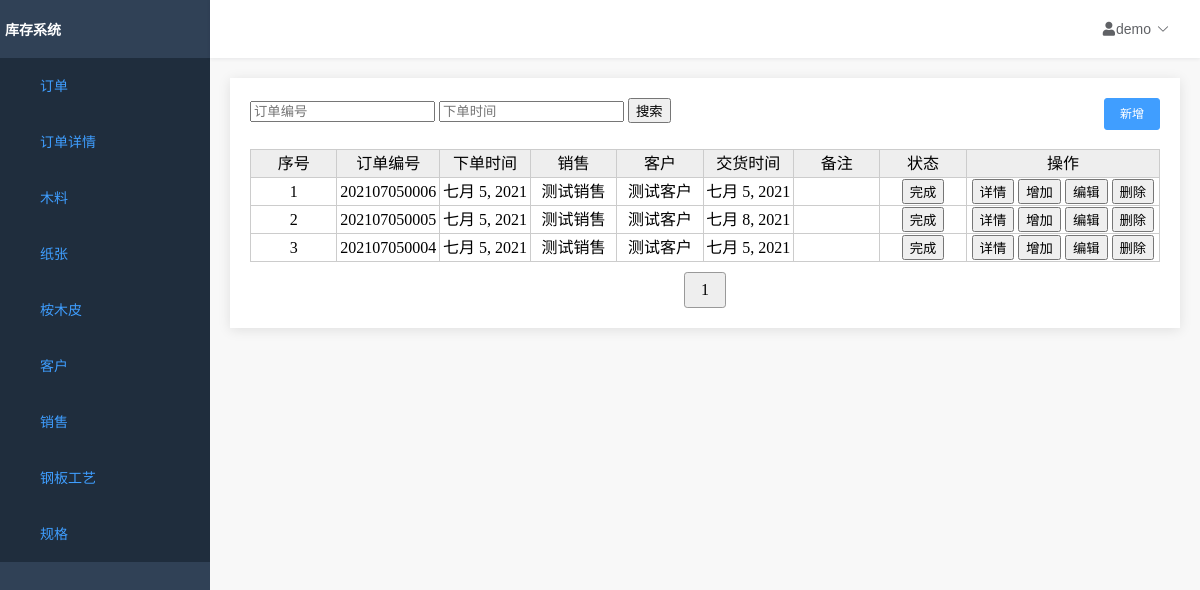
Screenshot of /home/order/head/list/ with the database file from the repository.
### order/models.py (models this page shows, shortened)
class OrderHeadModel(models.Model):
    id = models.AutoField(primary_key=True)
    order_number = models.IntegerField('订单编号', default=0)
    order_date = models.DateField('下单时间', default=now)
    delivery_date = models.DateField('交货时间', default=now)
    salesman = models.ForeignKey(
        SalesmanModel,
        verbose_name='销售员',
        on_delete=models.PROTECT, null=True)
    customer = models.ForeignKey(
        CustomerModel,
        verbose_name='厂家',
        on_delete=models.PROTECT, null=True)
    sure = models.BooleanField(
        '是否确认', default=False, blank=False, null=False)
    complete = models.BooleanField(
        '是否完成', default=False, blank=False, null=False)
    note = models.TextField('备注', max_length=256, default='')
    user = models.ForeignKey(
        User,
        verbose_name='作者',
        on_delete=models.PROTECT, null=True)
    created_time = models.DateTimeField('创建时间', default=now)
    last_mod_time = models.DateTimeField('修改时间', auto_now=True)
    objects = models.manager

### salesman/models.py (models this page shows, shortened)
class SalesmanModel(models.Model):
    id = models.AutoField(primary_key=True)
    name = models.TextField('名称', max_length=64, unique=True, null=False)
    phone = models.TextField('电话', max_length=64)
    note = models.TextField('备注', max_length=256, default='')
    enable = models.BooleanField(
        '是否使用', default=True, blank=False, null=False)
    created_time = models.DateTimeField('创建时间', default=now)
    last_mod_time = models.DateTimeField('修改时间', auto_now=True)
    objects = models.manager

### customer/models.py (models this page shows, shortened)
class CustomerModel(models.Model):
    id = models.AutoField(primary_key=True)
    name = models.TextField('名称', max_length=64, unique=True, null=False)
    address = models.TextField('地址', max_length=64)
    phone = models.TextField('电话', max_length=64)
    enable = models.BooleanField(
        '是否使用', default=True, blank=False, null=False)
    note = models.TextField('备注', max_length=256, default='')
    created_time = models.DateTimeField('创建时间', default=now)
    last_mod_time = models.DateTimeField('修改时间', auto_now=True)
    objects = models.manager

### order/views.py (the view)
# urls.py: path('head/list/', views.OrderHeadListView.as_view(), name='order_list'),
class OrderHeadListView(ListView):
    paginate_by = 10
    model = OrderModel
    template_name = 'orderheadlist.html'
    context_object_name = 'object_list'
    def get_queryset(self):
        return OrderHeadModel.objects.all().order_by('-id')
    def get_context_data(self, **kwargs):
        context = super(OrderHeadListView, self).get_context_data(**kwargs)
        return context

### InventorySystem/context_processor.py (called while the page is built)
def nav_list(request):
    func_list = []
    func_list.append(('订单', '/home/order/head/list'))
    func_list.append(('订单详情', '/home/order/list'))
    func_list.append(('木料', '/home/wood/list'))
    func_list.append(('纸张', '/home/paper/list'))
    func_list.append(('桉木皮', '/home/skin/list'))
    func_list.append(('客户', '/home/customer/list'))
    func_list.append(['销售', '/home/salesman/list'])
    func_list.append(('钢板工艺', '/home/process/technology/list'))
    func_list.append(('规格', '/home/process/specification/list'))
    return locals()

### templates/orderheadlist.html (shortened to what this page needs)
{% extends 'table.html' %}
{% block table %}
<div>
    <div class="top_tool_bar">
        <form method="get">
            <input type="text" name="number" placeholder="订单编号">
            <input type="text" name="order_date" placeholder="下单时间">
            <button type="submit">
                <span>搜索</span>
            </button>
        </form>
        <div class="right_buttons">
            <a href="/home/order/add">
                <button type="button">
                    <span>新增</span>
                </button>
            </a>
        </div>
    </div>
    <div class="results" style="overflow:scroll;">
        <table id="result_list">
            <tr>
                <th scope="col" class="sortable column-id">序号</th>
                <th scope="col" class="sortable column-id">订单编号</th>
                <th scope="col" class="sortable column-name">下单时间</th>
                <th scope="col" class="sortable column-name">销售</th>
                <th scope="col" class="sortable column-name">客户</th>
                <th scope="col" class="sortable column-name">交货时间</th>
                <th scope="col" class="sortable column-name">备注</th>
                <th scope="col">状态</th>
                <th scope="col">操作</th>
            </tr>
            {% for form in object_list %}
            <tr>
                <td>{{ forloop.counter }}</td>
                <td>{{ form.order_number }}</td>
                <td>{{ form.order_date }}</td>
                <td>{{ form.salesman.name }}</td>
                <td>{{ form.customer.name }}</td>
                <td>{{ form.delivery_date }}</td>
                <td>{{ form.note }}</td>
                <td>
                    <a href="/home/order/head/complete?id={{ form.id }}">
                        {% if form.complete %}
                        <input type="button" value="已完成">
                        {% else %}
                        <input type="button" value="完成">
                        {% endif %}
                    </a>
                </td>
                <td>
                    <a href="/home/order/head/view/{{ form.id }}/">
                        <input type="button" value="详情">
                    </a>
                    {% if not form.complete %}
                    <a href="/home/order/add/{{ form.id }}/">
                        <input type="button" value="增加">
                    </a>
                    <a href="/home/order/head/edit/{{ form.id }}/">
                        <input type="button" value="编辑">
                    </a>
                    <a href="/home/order/head/del?id={{ form.id }}">
                        <input type="button" value="删除">
                    </a>
                    {% endif %}
                </td>
            </tr>
            {% endfor %}
        </table>
    </div>
</div>
{% endblock %}

### static/css/base.css (style rules this page uses)
a:link, a:visited { color: #3f9eff; text-decoration: none; }
td, th { vertical-align: inherit; border-bottom: none; }
body, #container { background-color: #f1f1f1; }

### static/css/index.css (style rules this page uses)
html, body { padding: 0px; margin: 0px; background-color: #f8f8f8; height: 100%; overflow: hidden; }

### templates/table.html (style rules this page uses)
table { width: 100%; background: #ccc; margin: 10px auto; white-space:nowrap; border-collapse: collapse; }
th,td { height: 25px; line-height: 25px; text-align: center; border: 1px solid #ccc; }
th { background: #eee; font-weight: normal; }
td { min-width:80px; max-width:100%; }
tr { background: #fff; }
td a { color: #06f; text-decoration: none; }
.top_tool_bar { display:flex; flex-flow: row; }
.right_buttons { margin-left:auto }
.right_buttons button { background-color: #409EFF; color: #fff; padding: 9px 15px; font-size: 12px; border-radius: 3px; line-height: 1; border: 1px solid #409EFF; }

### rows the page displays
OrderHeadModel: order_number "202107050006", order_date "七月 5, 2021", salesman.name "测试销售", customer.name "测试客户", delivery_date "七月 5, 2021"
OrderHeadModel: order_number "202107050005", order_date "七月 5, 2021", salesman.name "测试销售", customer.name "测试客户", delivery_date "七月 8, 2021"
OrderHeadModel: order_number "202107050004", order_date "七月 5, 2021", salesman.name "测试销售", customer.name "测试客户", delivery_date "七月 5, 2021"

### other values shown
{{ func.0 }} "订单" "订单详情" "木料" "纸张" "桉木皮" "客户" "销售" "钢板工艺" "规格"
{{ page }} "1"
